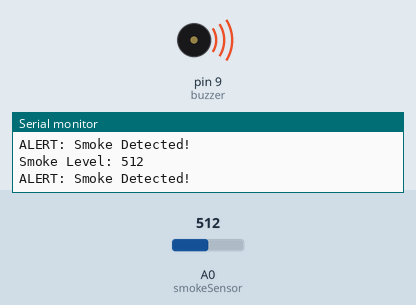
Bench run of a sketch on a simulated Arduino Uno, built with avr-gcc and run on an emulated ATmega328P. Shown: buzzer (waves = sounding, pin HIGH), the last lines printed to the serial monitor. The inputs (shaded band) are chosen by the test bench; at power-on: A0 (smokeSensor) = 512.

Above: at 1.8 s.
1.9 s: A0 (smokeSensor) set to 407
3.4 s: A0 (smokeSensor) set to 385
At 5.2 s:
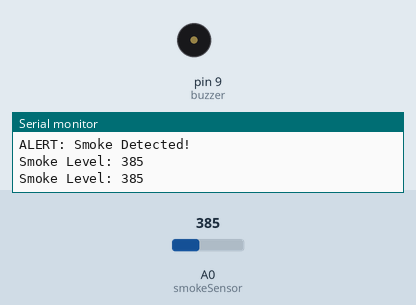
5.5 s: A0 (smokeSensor) set to 410
At 6.9 s:
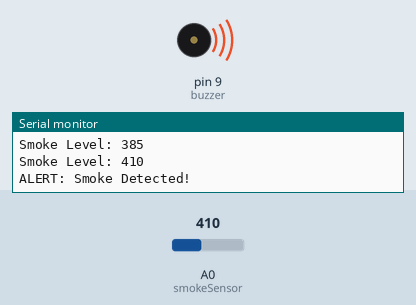
7.5 s: A0 (smokeSensor) set to 390
At 8.4 s:
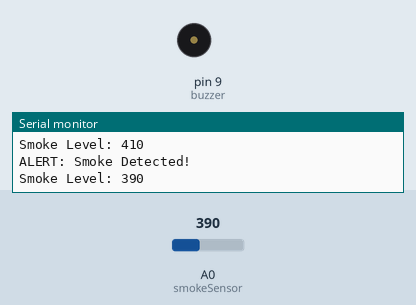
Timing chart, 0 to 10.5 s (numbered marks = the images above; inputs shaded):
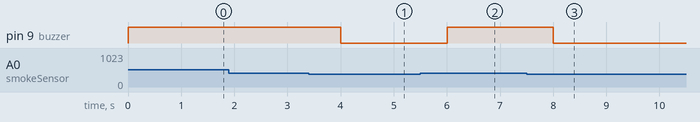

Measured:
- the behaviour switches between 401 and 400 on A0 (smokeSensor) (found by bisection; images 0 and 1)
- after the input at 3.4 s, pin 9 (buzzer): HIGH → LOW after 0.60 s
- after the input at 5.5 s, pin 9 (buzzer): LOW → HIGH after 0.50 s
- after the input at 7.5 s, pin 9 (buzzer): HIGH → LOW after 0.50 s

The sketch:

smoke_dtector.ino.ino
```cpp
int smokeSensor = A0;
int buzzer = 9;
int threshold = 400; // Adjust as per testing

void setup() {
  pinMode(smokeSensor, INPUT);
  pinMode(buzzer, OUTPUT);
  Serial.begin(9600);  // HC-05 communication
}

void loop() {
  int smokeLevel = analogRead(smokeSensor);
  Serial.print("Smoke Level: ");
  Serial.println(smokeLevel);

  if (smokeLevel > threshold) {
    digitalWrite(buzzer, HIGH);
    Serial.println("ALERT: Smoke Detected!");
  } else {
    digitalWrite(buzzer, LOW);
  }

  delay(1000);
}
```
